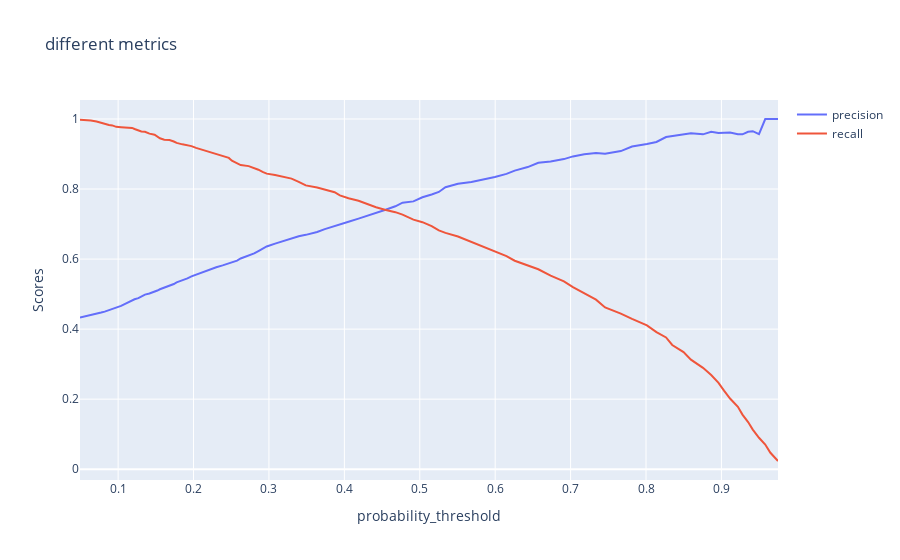

Notebook code cell kept with this figure:
### Code cell
## Also we can check the threshold on the chart. 
# The point where precision and recall curves are crossed is close to the best threshold
perc_lst, prec_lst, recall_lst = get_scores(y_test_np, y_predict_prob[:,1], mode='prob')
